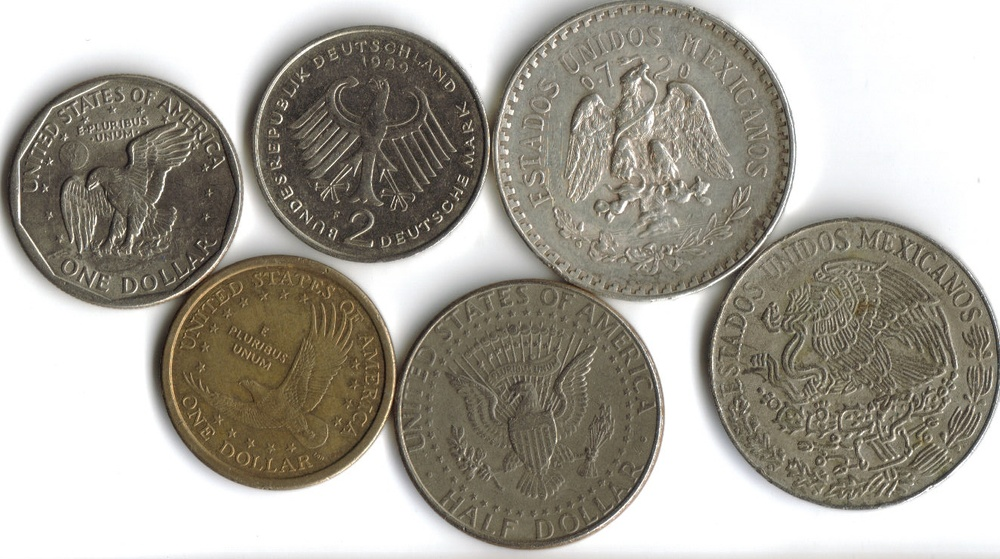
#> input picture coins.jpg, 1000 x 559 px, shrunk from 1323 x 740 before the run
$ python color_histograms.py --image coins.jpg
#> lines starting #> are read from the running program, lines starting #| are printed output that depends on the picture
from __future__ import print_function
import matplotlib
matplotlib.use('TkAgg')
import argparse
import numpy as np
import matplotlib.pyplot as plt
import cv2

ap = argparse.ArgumentParser()
ap.add_argument("-i", "--image", required = True,help = "Path to the image")
args = vars(ap.parse_args())

image = cv2.imread(args["image"])
#> image is the input picture: shape (559, 1000, 3); mean B, G, R 152, 161.8, 166.2
# image = cv2.cvtColor(image,cv2.COLOR_BGR2GRAY)
cv2.imshow("Original", image)

# hist = cv2.calcHist([image],[0],None,[256],[0,256])
chans = cv2.split(image)
colors = ("b","g","r")

plt.figure()
plt.title("Flatterned Color Histogram")
plt.xlabel("Bins")
plt.ylabel("# of Pixels")
# [4 lines of commented-out code are left out]
for (chan,color) in zip(chans,colors):
	hist = cv2.calcHist([chan],[0],None,[256],[0,256])
	plt.plot(hist,color=color)
	plt.xlim([0,256])
#> this loop made 3 passes
#> color on passes 1 to 3: 'b', 'g', 'r'
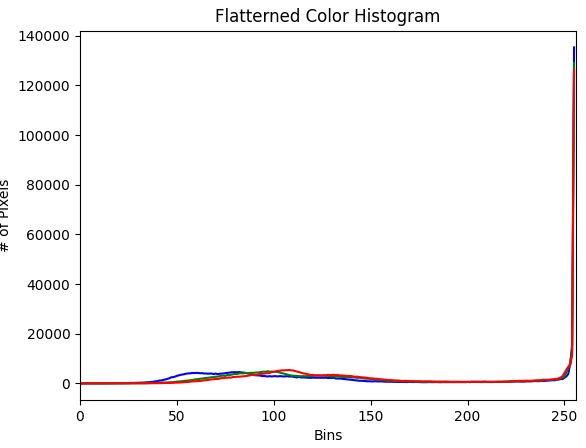
#> figure drawn by matplotlib, 1 panel; curve peaks at x = 255, y = 135340; curve peaks at x = 255, y = 129012; curve peaks at x = 255, y = 126193
